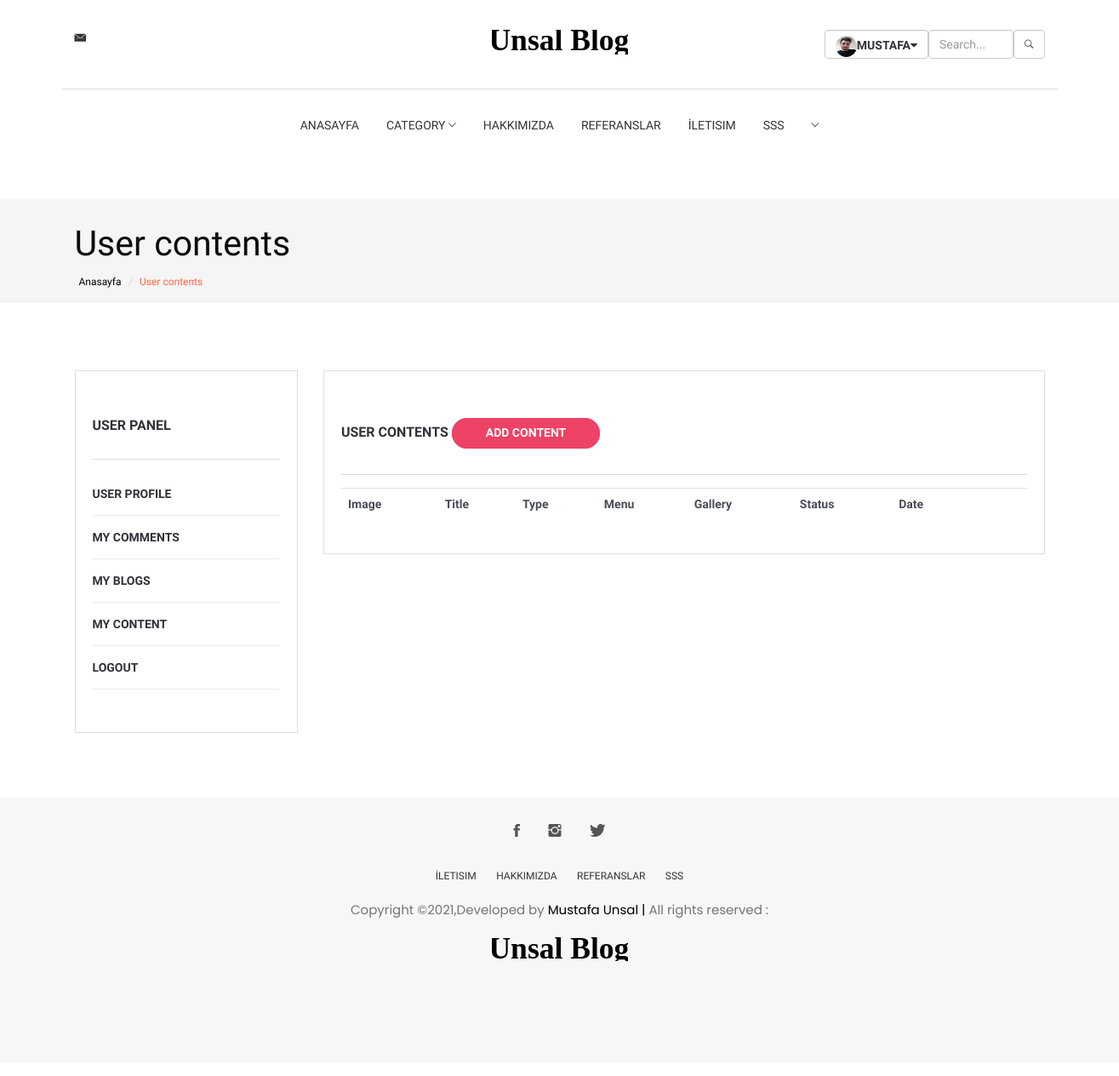
The page /user/contents/ (signed in) on the database as committed earlier.
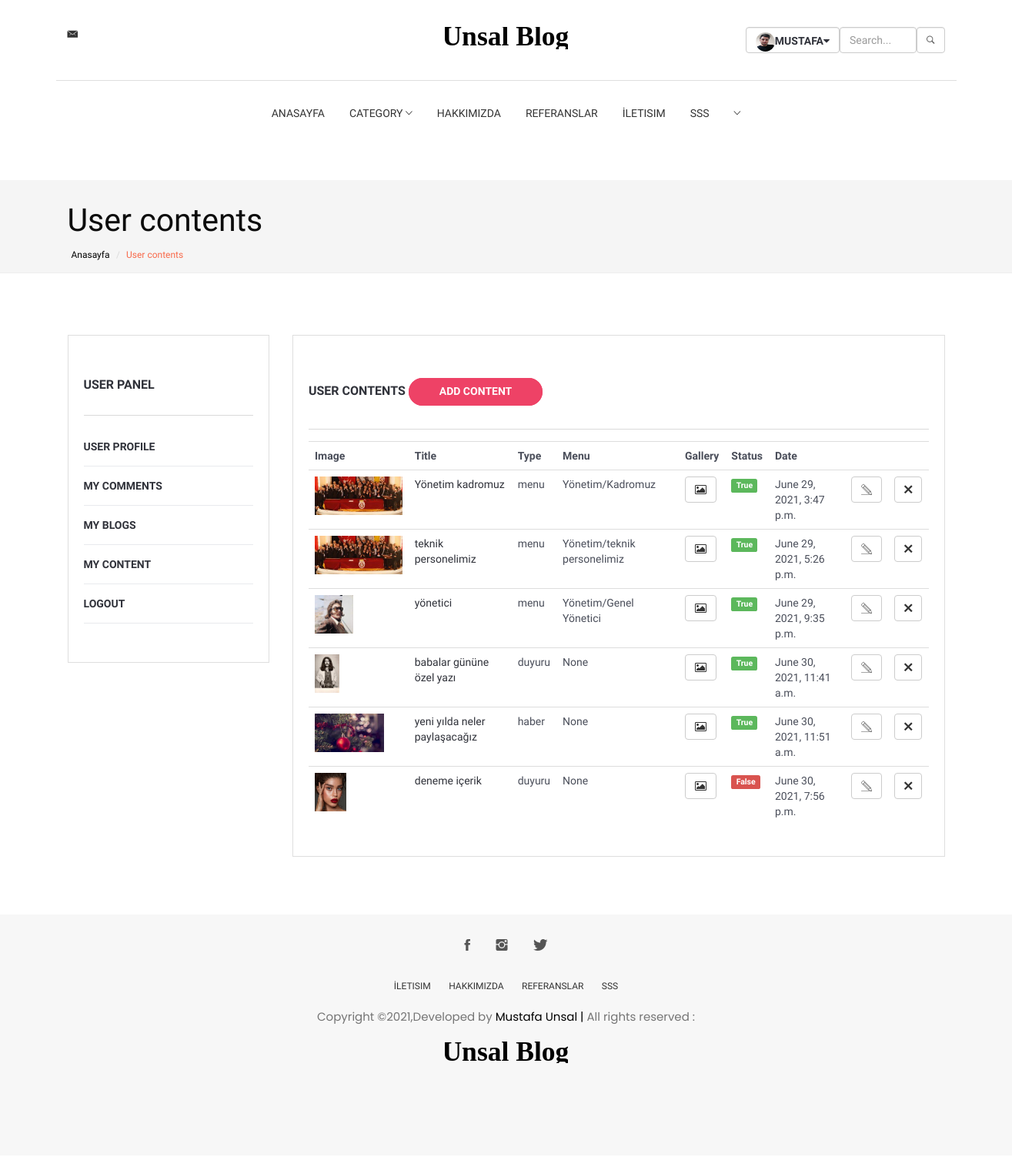
The same page on the database as committed later.
### content/models.py (models this page shows, shortened)
class Content(models.Model):
    user = models.ForeignKey(User,on_delete=models.SET_NULL,null=True)
    menu = models.OneToOneField(Menu,null=True,blank=True,on_delete=models.CASCADE) #ilişkilendirme Menu ile
    type = models.CharField(choices=TYPE,max_length=10)
    title = models.CharField(blank=True,max_length=100)
    description = models.CharField(blank=True,max_length=255)
    keywords = models.CharField(blank=True,max_length=255)
    image = models.ImageField(blank=True,upload_to='images/')
    detail = RichTextUploadingField()
    slug = models.SlugField(null=False,unique=True) #metinsel olarak çağırmak için
    status = models.CharField(max_length=10,choices= STATUS) #açılan kutuda seçim olanı gelmesi için
    create_at = models.DateTimeField(auto_now_add=True)
    update_at = models.DateTimeField(auto_now=True)
    def image_tag(self):    #resmi admin panelde göstermesi için
        return mark_safe('<img src="{}" height="50"/>'.format(self.image.url))
    image_tag.short_description = 'Image'

class Menu(MPTTModel):
    STATUS = { #seçim
        ('True','Evet'),
        ('False','Hayır'),
    }
    parent = TreeForeignKey('self',blank=True,null=True,related_name='children',on_delete=models.CASCADE)
    title = models.CharField(max_length=30)
    link = models.CharField(blank=True,max_length=100)
    status = models.CharField(max_length=10,choices= STATUS) #açılan kutuda seçim olanı gelmesi için
    create_at = models.DateTimeField(auto_now_add=True)
    update_at = models.DateTimeField(auto_now=True)
    class MPTTMeta:
        order_insertion_by = ['title']
    def __str__(self):
        full_path = [self.title]  # admindeki alt categoryler için
        k = self.parent
        while k is not None:
            full_path.append(k.title)
            k = k.parent
        return '/'.join(full_path[::-1])

### user/views.py (the view)
# urls.py: path('contents/', views.contents,name='contents'),
@login_required(login_url='/login') # Check login
def contents(request):
    category = Category.objects.all()
    menu = Menu.objects.all()
    current_user = request.user
    contents = Content.objects.filter(user_id=current_user.id)
    form=ContentForm()
    context = {
        'category': category,
        'contents': contents,
        'menu':menu,
    }
    return render(request, 'user_contents.html', context)

### user/templates/user_contents.html (shortened to what the changed rows need)
{% extends 'homebase.html' %}
{% block content %}
    <section class="page-header">
        <div class="container">
            <div class="row">
                <div class="col-md-12">
                    <div class="content">
                        <h1 class="page-name" style="color: #0c0c0c">User contents </h1>
                    </div>
                </div>
            </div>
        </div>
    </section>
    <div class="section">
        <div class="container">
            <div class="row">
                <div class="col-md-3">
                    <div class="section-row">
                        <div class="dashboard-wrapper dashboard-user-profile">
                            {% include 'user_panel.html' %}
                        </div>
                    </div>
                </div>
                <div class="col-md-9">
                    <div class="aside-widget">
                        <div class="dashboard-wrapper dashboard-user-profile">
                            <div class="section-title">
                                <h2 class="title">User Contents  <a class="primary-button" href="/user/addcontent" style="border-radius: 30px">Add Content</a></h2>
                            </div>
                            <div class="table-responsive">
                                <table class="table">
                                    <tr>
                                        <th>Image</th>
                                        <th>Title</th>
                                        <th>Type</th>
                                        <th>Menu</th>
                                        <th>Gallery</th>
                                        <th>Status</th>
                                        <th>Date</th>
                                        <th></th>
                                        <th></th>
                                    </tr>
                                    {% for rs in contents %}
                                        <tr>
                                            <td>
                                                <a href="/content/{{ rs.id }}/{{ rs.slug }}">
                                                <img src="{{ rs.image.url }}" style="height: 50px;">
                                                </a>
                                            </td>
                                            <td>
                                                <a href="/content/{{ rs.id }}/{{ rs.slug }}">
                                                {{ rs.title }}
                                                </a>
                                            </td>
                                            <td>{{ rs.type }}</td>
                                            <td>{{ rs.menu }}</td>
                                            <td>
                                                <a type="button" class="btn btn-default" href="javascript:;" onclick="window.open('/user/contentaddimage/{{ rs.id }}','gallery','height=600,with=800,top=50,left=150')"><i class="fa fa-image" aria-hidden="true" ></i></a>
                                            </td>
                                            <td>
                                                {% if 'True' == rs.status %}
                                                    <span class="label label-success">{{ rs.status }}</span>
                                                {% endif %}
                                                {% if 'False' == rs.status %}
                                                    <span class="label label-danger">{{ rs.status }}</span>
                                                {% endif %}
                                            </td>
                                            <td>{{ rs.create_at }}</td>
                                            <td><a type="button" class="btn btn-default" href="/user/contentedit/{{ rs.id }}"><i class="tf-pencil2" aria-hidden="true"></i></a></td>
                                            <td>
                                                <div class="btn-group" role="group">
                                                    <a type="button" class="btn btn-default" href="/user/contentdelete/{{ rs.id }}" onclick="return confirm('Will be Delete ! are you sure?')"><i class="tf-ion-close" aria-hidden="true" ></i></a>
                                                </div>
                                            </td>
                                        </tr>
                                    {% endfor %}
                                </table>
                            </div>
                        </div>
                    </div>
                </div>
            </div>
        </div>
    </div>
{% endblock %}

Rows that differ between the two databases and show on the page:
now on this page (row edited): Content: image (picture), title "Yönetim kadromuz", type "menu", menu "Yönetim/Kadromuz", status "True", create_at "June 29, 2021, 3:47 p.m."
now on this page (row edited): Content: image (picture), title "teknik personelimiz", type "menu", menu "Yönetim/teknik personelimiz", status "True", create_at "June 29, 2021, 5:26 p.m."
now on this page (row edited): Content: image (picture), title "yönetici", type "menu", menu "Yönetim/Genel Yönetici", status "True", create_at "June 29, 2021, 9:35 p.m."
now on this page (row edited): Content: image (picture), title "babalar gününe özel yazı", type "duyuru", menu "None", status "True", create_at "June 30, 2021, 11:41 a.m."
now on this page (row edited): Content: image (picture), title "yeni yılda neler paylaşacağız", type "haber", menu "None", status "True", create_at "June 30, 2021, 11:51 a.m."
added Content: image (picture), title "deneme içerik", type "duyuru", menu "None", {{ rs.id }} 6 (drawn), status "False", create_at "June 30, 2021, 7:56 p.m."
